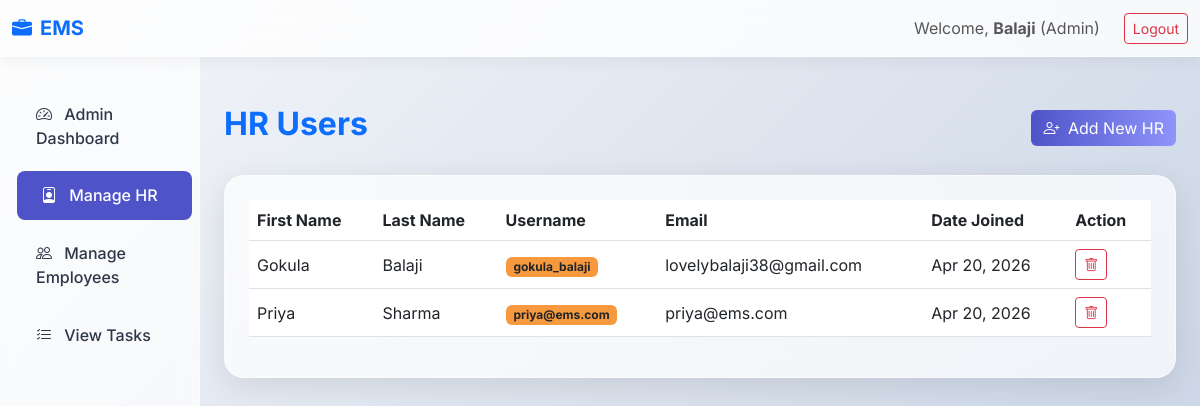
The page /manage-hr/ (signed in) on the database as committed earlier.
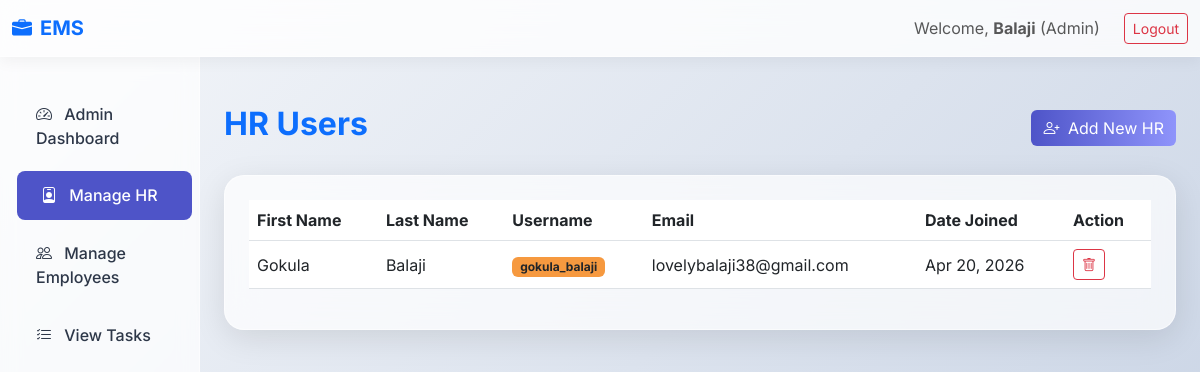
The same page on the database as committed later.
### core/models.py (models this page shows, shortened)
class User(AbstractUser):
    ROLE_CHOICES = (
        ('Admin', 'Admin'),
        ('HR', 'HR'),
        ('Employee', 'Employee'),
    )
    role = models.CharField(max_length=15, choices=ROLE_CHOICES, default='Employee')

### core/decorators.py (the view)
        def _wrapped_view(request, *args, **kwargs):
            if not check_role(request.user):
                messages.error(request, "You do not have permission to access this page.")
                if request.user.is_authenticated:
                    from core.views import get_dashboard_url
                    return redirect(get_dashboard_url(request.user))
                return redirect('employee_login')
            return view_func(request, *args, **kwargs)

### core/views.py (called while the page is built)
@login_required
@admin_required
def manage_hr(request):
    hrs = User.objects.filter(role='HR').order_by('-date_joined')
    return render(request, 'core/hr_list.html', {'hrs': hrs})

### templates/core/hr_list.html (shortened to what this page needs)
{% extends 'base.html' %}
{% block content %}
<div class="d-flex justify-content-between align-items-center mb-4 mt-3">
    <h2 class="fw-bold text-primary">HR Users</h2>
    <a href="{% url 'add_hr' %}" class="btn btn-primary">
        <i class="bi bi-person-plus me-1"></i> Add New HR
    </a>
</div>
<div class="glass-card p-4">
    <div class="table-responsive">
        <table class="table table-hover align-middle">
            <thead>
                <tr>
                    <th>First Name</th>
                    <th>Last Name</th>
                    <th>Username</th>
                    <th>Email</th>
                    <th>Date Joined</th>
                    <th>Action</th>
                </tr>
            </thead>
            <tbody>
                {% for hr in hrs %}
                <tr>
                    <td>{{ hr.first_name }}</td>
                    <td>{{ hr.last_name }}</td>
                    <td><span class="badge bg-warning text-dark">{{ hr.username }}</span></td>
                    <td>{{ hr.email }}</td>
                    <td>{{ hr.date_joined|date:"M d, Y" }}</td>
                    <td>
                        <a href="{% url 'delete_hr' hr.pk %}" class="btn btn-sm btn-outline-danger" title="Delete HR">
                            <i class="bi bi-trash"></i>
                        </a>
                    </td>
                </tr>
                {% empty %}
                <tr>
                    <td colspan="5" class="text-center py-4 text-muted">No HR users found.</td>
                </tr>
                {% endfor %}
            </tbody>
        </table>
    </div>
</div>
{% endblock %}

Rows that differ between the two databases and show on the page:
removed User: first_name "Priya", last_name "Sharma", username "priya@ems.com", email "priya@ems.com", date_joined "Apr 20, 2026"
